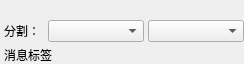
<ui version="4.0">
 <class>qMRMLSegmentSelectorWidget</class>
 <widget class="qMRMLWidget" name="qMRMLSegmentSelectorWidget">
  <property name="geometry">
   <rect>
    <x>0</x>
    <y>0</y>
    <width>244</width>
    <height>64</height>
   </rect>
  </property>
  <property name="windowTitle">
   <string>qMRML分割选择器小部件</string>
  </property>
  <layout class="QGridLayout" name="gridLayout">
   <property name="leftMargin">
    <number>0</number>
   </property>
   <property name="topMargin">
    <number>0</number>
   </property>
   <property name="rightMargin">
    <number>0</number>
   </property>
   <property name="bottomMargin">
    <number>0</number>
   </property>
   <property name="horizontalSpacing">
    <number>0</number>
   </property>
   <property name="verticalSpacing">
    <number>2</number>
   </property>
   <item row="1" column="0">
    <widget class="QFrame" name="frame_Segment">
     <property name="frameShape">
      <enum>QFrame::NoFrame</enum>
     </property>
     <property name="frameShadow">
      <enum>QFrame::Raised</enum>
     </property>
     <layout class="QHBoxLayout" name="horizontalLayout">
      <property name="spacing">
       <number>0</number>
      </property>
      <property name="leftMargin">
       <number>4</number>
      </property>
      <property name="topMargin">
       <number>0</number>
      </property>
      <property name="rightMargin">
       <number>0</number>
      </property>
      <property name="bottomMargin">
       <number>0</number>
      </property>
      <item>
       <widget class="QFrame" name="frame_SegmentIndented">
        <property name="frameShape">
         <enum>QFrame::NoFrame</enum>
        </property>
        <property name="frameShadow">
         <enum>QFrame::Raised</enum>
        </property>
        <layout class="QGridLayout" name="gridLayout_2">
         <property name="leftMargin">
          <number>0</number>
         </property>
         <property name="topMargin">
          <number>0</number>
         </property>
         <property name="rightMargin">
          <number>0</number>
         </property>
         <property name="bottomMargin">
          <number>0</number>
         </property>
         <property name="spacing">
          <number>4</number>
         </property>
         <item row="0" column="1">
          <widget class="ctkCheckableComboBox" name="CheckableComboBox_Segment">
           <property name="sizePolicy">
            <sizepolicy hsizetype="Expanding" vsizetype="Fixed">
             <horstretch>0</horstretch>
             <verstretch>0</verstretch>
            </sizepolicy>
           </property>
          </widget>
         </item>
         <item row="0" column="2">
          <widget class="QComboBox" name="comboBox_Segment">
           <property name="sizePolicy">
            <sizepolicy hsizetype="Expanding" vsizetype="Fixed">
             <horstretch>0</horstretch>
             <verstretch>0</verstretch>
            </sizepolicy>
           </property>
          </widget>
         </item>
         <item row="0" column="0">
          <widget class="QLabel" name="label_Segment">
           <property name="text">
            <string>分割： </string>
           </property>
          </widget>
         </item>
         <item row="1" column="0" colspan="3">
          <widget class="QLabel" name="label_Message">
           <property name="text">
            <string notr="true" extracomment="just a placeholder">消息标签</string>
           </property>
          </widget>
         </item>
        </layout>
       </widget>
      </item>
     </layout>
    </widget>
   </item>
   <item row="0" column="0">
    <widget class="qMRMLNodeComboBox" name="MRMLNodeComboBox_Segmentation">
     <property name="nodeTypes">
      <stringlist notr="true">
       <string>分割节点 (vtkMRMLSegmentationNode)</string>
      </stringlist>
     </property>
     <property name="addEnabled">
      <bool>false</bool>
     </property>
     <property name="renameEnabled">
      <bool>true</bool>
     </property>
    </widget>
   </item>
  </layout>
 </widget>
 <customwidgets>
  <customwidget>
   <class>qMRMLNodeComboBox</class>
   <extends>QWidget</extends>
   <header>qMRMLNodeComboBox.h</header>
  </customwidget>
  <customwidget>
   <class>qMRMLWidget</class>
   <extends>QWidget</extends>
   <header>qMRMLWidget.h</header>
   <container>1</container>
  </customwidget>
  <customwidget>
   <class>ctkCheckableComboBox</class>
   <extends>QComboBox</extends>
   <header>ctkCheckableComboBox.h</header>
  </customwidget>
 </customwidgets>
 <resources />
 <connections>
  <connection>
   <sender>qMRMLSegmentSelectorWidget</sender>
   <signal>mrmlSceneChanged(vtkMRMLScene*)</signal>
   <receiver>MRMLNodeComboBox_Segmentation</receiver>
   <slot>setMRMLScene(vtkMRMLScene*)</slot>
   <hints>
    <hint type="sourcelabel">
     <x>3</x>
     <y>33</y>
    </hint>
    <hint type="destinationlabel">
     <x>77</x>
     <y>7</y>
    </hint>
   </hints>
  </connection>
 </connections>
</ui>
